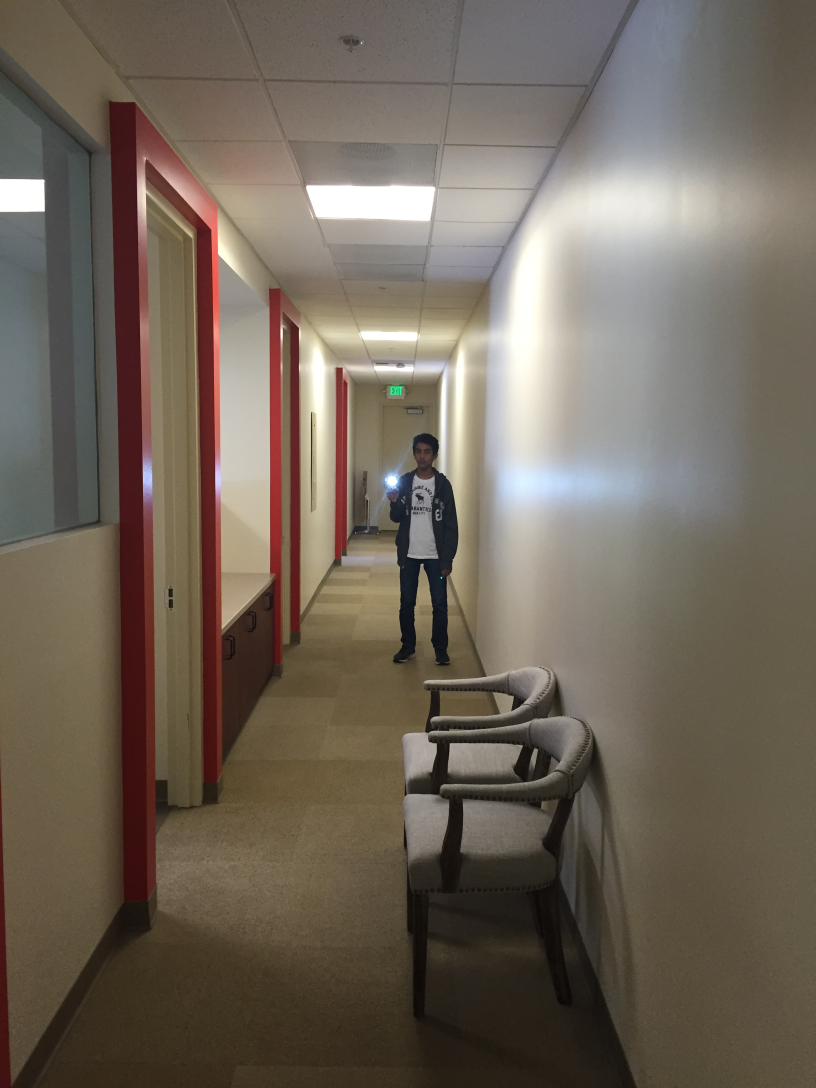
#> input picture Flash Processing/images/IMG_0716.JPG, 2448 x 3264 px, given in place of the camera (shown at 1/3 size)
$ python flash-detection.py   (Python 2 division)   (older library calls are emulated)
#> lines starting #> are read from the running program, lines starting #| are printed output that depends on the picture; after the words box and inside, x2 and y2 are one past the last pixel; in counts of white or black regions, pixels touching at a corner belong together
#> further down, frame is the input picture: shape (3264, 2448, 3); mean B, G, R 90.5, 102.5, 112.9
import argparse
import imutils
import numpy as np
import cv2

ap = argparse.ArgumentParser()
ap.add_argument("-i", "--image", required = False, default = "foo", help = "Path to the image to be processed")
ap.add_argument("-t", "--threshold", required = False, default = 230, help = "Threshold limit")
ap.add_argument("-s", "--scale", required = False, default = 1, help = "Image scale size")
ap.add_argument("-b", "--blur", required = False, default = 15, help = "Blur amount")
ap.add_argument("-r", "--rotate", required = False, default = 0, help = "Image rotation amount")
ap.add_argument("-v", "--video", required = False, default = False, help = "Passing in a video parameter")

args = vars(ap.parse_args())

kernel = np.ones((5,5),np.float32)/25

def getAverageBrightness(frame):
    val = cv2.mean(frame)
    return val


def performFilters(frame):

    frame = cv2.resize(frame, (0,0), fx=float(args["scale"]), fy=float(args["scale"]))

    # Grayscale and Blurring to eliminate
    gray = cv2.cvtColor(frame, cv2.COLOR_BGR2GRAY)
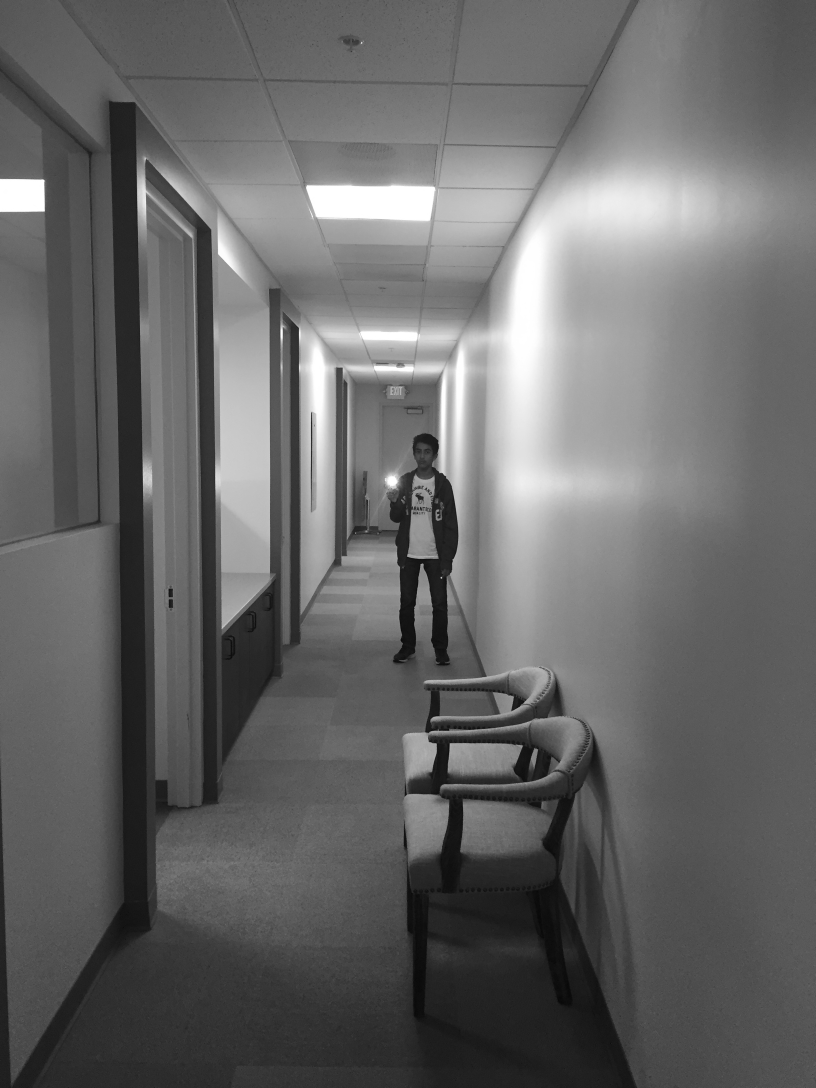
#> gray: shape (3264, 2448) (shown at 1/3 size); min 0, max 255, mean 104.3
    blurred = cv2.GaussianBlur(gray,(int(args["blur"]),int(args["blur"])),0)

    # Threshold Filters
    # avgBrightness = getAverageBrightness(blurred)
    (T, mask) = cv2.threshold(blurred, float(args["threshold"]), 255, cv2.THRESH_BINARY)
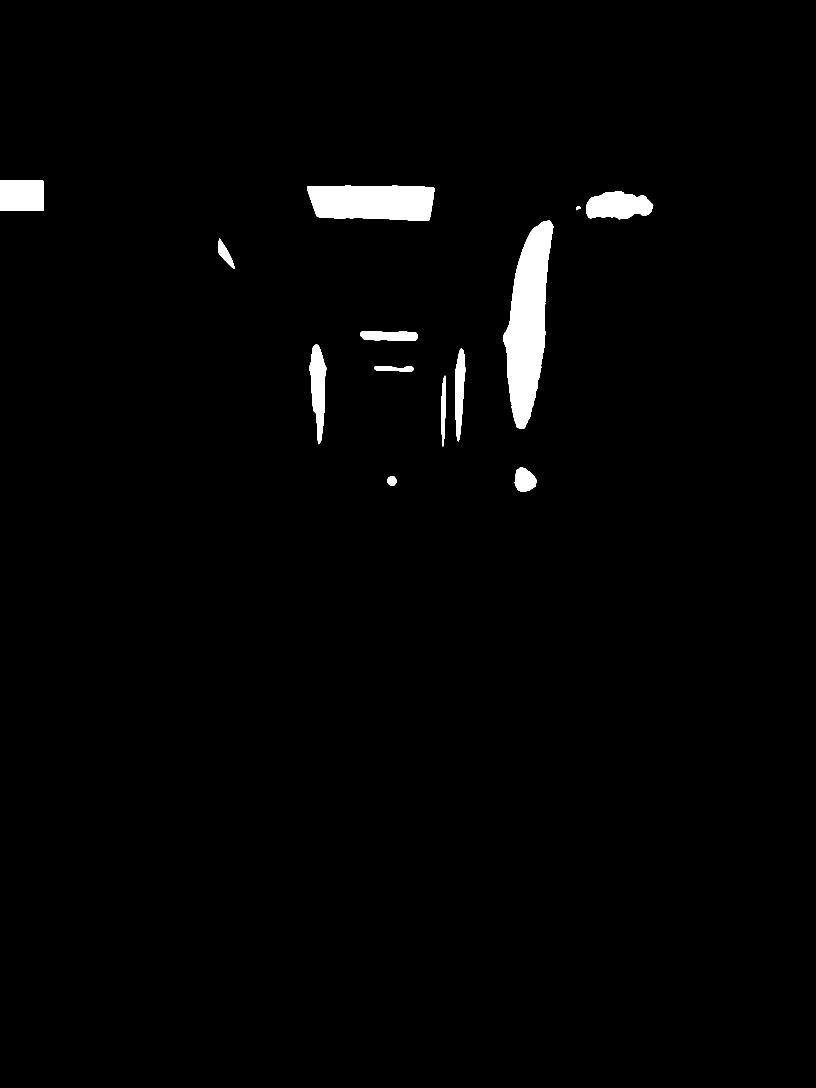
#> mask: shape (3264, 2448) (shown at 1/3 size); 1.8% white; 13 white regions, largest, box (x1, y1, x2, y2) and area: (1510, 662, 1660, 1287) 54520, (921, 557, 1304, 662) 35412, (1760, 574, 1960, 658) 12520
#> T = 230

    mask = cv2.dilate(mask,kernel,iterations = 1)
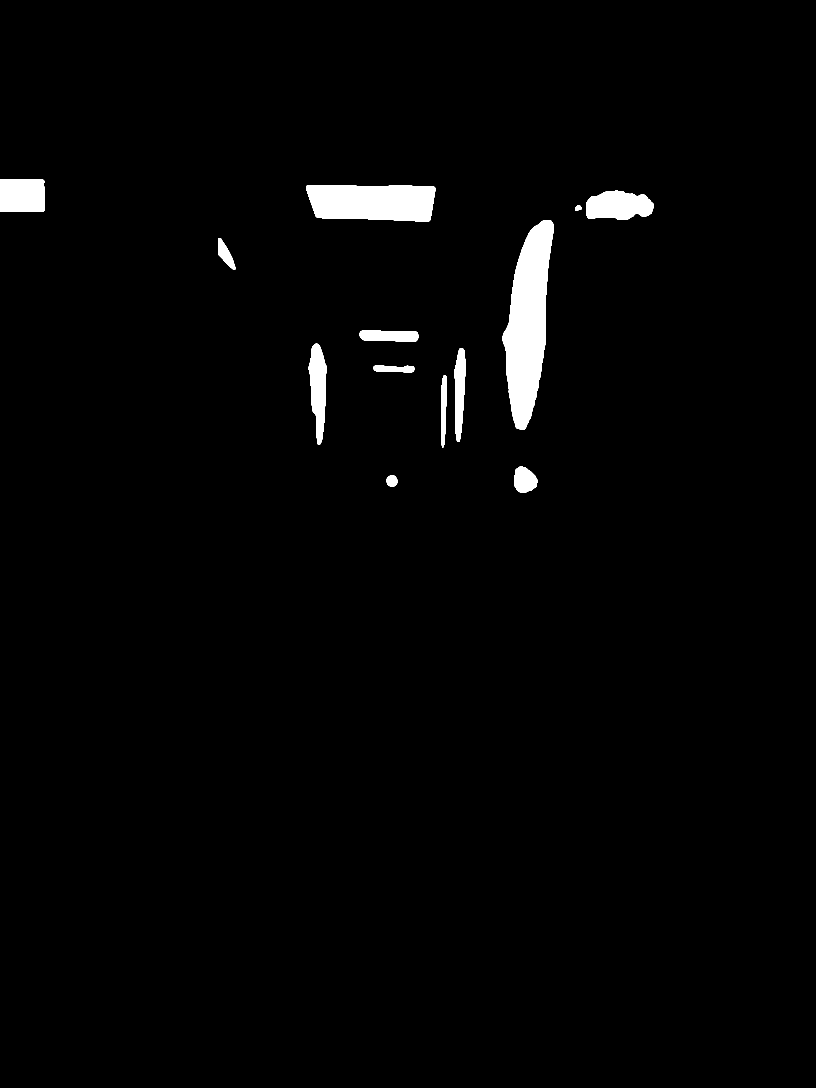
#> mask: shape (3264, 2448) (shown at 1/3 size); 2% white; 13 white regions


    ######### MEMORY INTENSIVE ALGORITHMS ########

    cnts = cv2.findContours(mask.copy(), cv2.RETR_EXTERNAL, cv2.CHAIN_APPROX_SIMPLE)
#> cnts = 13 contours; largest, box (x1, y1, x2, y2) and area: (1508, 660, 1662, 1289) 57018, (919, 555, 1306, 664) 36940, (1758, 572, 1962, 660) 13546, (0, 538, 134, 635) 12620, (926, 1031, 981, 1335) 10265
    for c in cnts[0]:
        peri = cv2.arcLength(c, True);
        approx = cv2.approxPolyDP(c, 0.01 * peri, True)
        M = cv2.moments(c)
        cX = 0
        cY = 0
        try:
            cX = int((M["m10"] / M["m00"]))
            cY = int((M["m01"] / M["m00"]))

            pixel = frame[cX, cY]
            print pixel
        except:
            None


        if len(approx) is 4:
            cv2.drawContours(frame, [c], -1, (0,255,0), 2)
            cv2.putText(frame, str(len(approx)), (cX, cY), cv2.FONT_HERSHEY_SIMPLEX, 0.5, (255, 255, 255), 2)
#> this loop made 13 passes
#> (peri, cX, cY, pixel) on passes 1 to 11: (107.8, 1175, 1442, [128, 151, 159]), (245.4, 1573, 1440, [105, 123, 130]), (450.5, 1330, 1227, [97, 116, 121]), (274.1, 1181, 1106, [80, 102, 114]), (596.4, 1378, 1173, [97, 115, 122]), (657.8, 954, 1164, [122, 150, 161]), (397.2, 1167, 1007, [121, 137, 173]), (237.3, 675, 762, [137, 161, 173]), (1415.6, 1583, 968, [147, 176, 185]), (58.63, 1734, 623, [27, 28, 86]), (538.4, 1854, 616, [19, 24, 73])
#> (peri, approx, cX, cY, pixel) on passes 12 to 13: (951.1, [[919, 559], [947, 649], [1287, 663], [1302, 560]], 1117, 606, [34, 34, 88]), (454.7, [[0, 538], [0, 634], [132, 632], [131, 540]], 65, 586, [78, 88, 98])
#| [128 151 159]
#| [105 123 130]
#| [ 97 116 121]
#| [ 80 102 114]
#| [ 97 115 122]
#| [122 150 161]
#| [121 137 173]
#| [137 161 173]
#> (further printed lines are left out)


    ###############################################

    filtered = {}
    filtered['binaryThresh'] = mask
    filtered['origFrame'] = frame

    return filtered


# frame display/saving

if args["image"] is "foo" or args["video"]:
    cap = None

    if args["video"]:
        cap = cv2.VideoCapture(args["image"])
    else:
        cap = cv2.VideoCapture(0)

    # [7 lines of commented-out code are left out]

    while(True):
        # Capture frame-by-frame
        ret, frame = cap.read()

        result = performFilters(frame)
#> result = 2 items
        cv2.imshow('BINARY_FILTER', result['binaryThresh'])
        cv2.imshow('ORIGINAL_FRAME', result['origFrame'])

        # out.write(result['toZeroInvThresh'])

        if cv2.waitKey(1) & 0xFF == ord('q'):
#> (key q is pressed here)
            break

else:
    result = performFilters(cv2.resize(cv2.imread(args["image"]), (0,0), fx=float(args["scale"]), fy=float(args["scale"])))

    cv2.imshow('BINARY_FILTER', result['binaryThresh'])
    cv2.imshow('ORIGINAL_FRAME', result['origFrame'])

    cv2.waitKey(0)


cap.release()
# out.release()
cv2.destroyAllWindows()

$ run again, on Flash Processing/images/IMG_0718.JPG
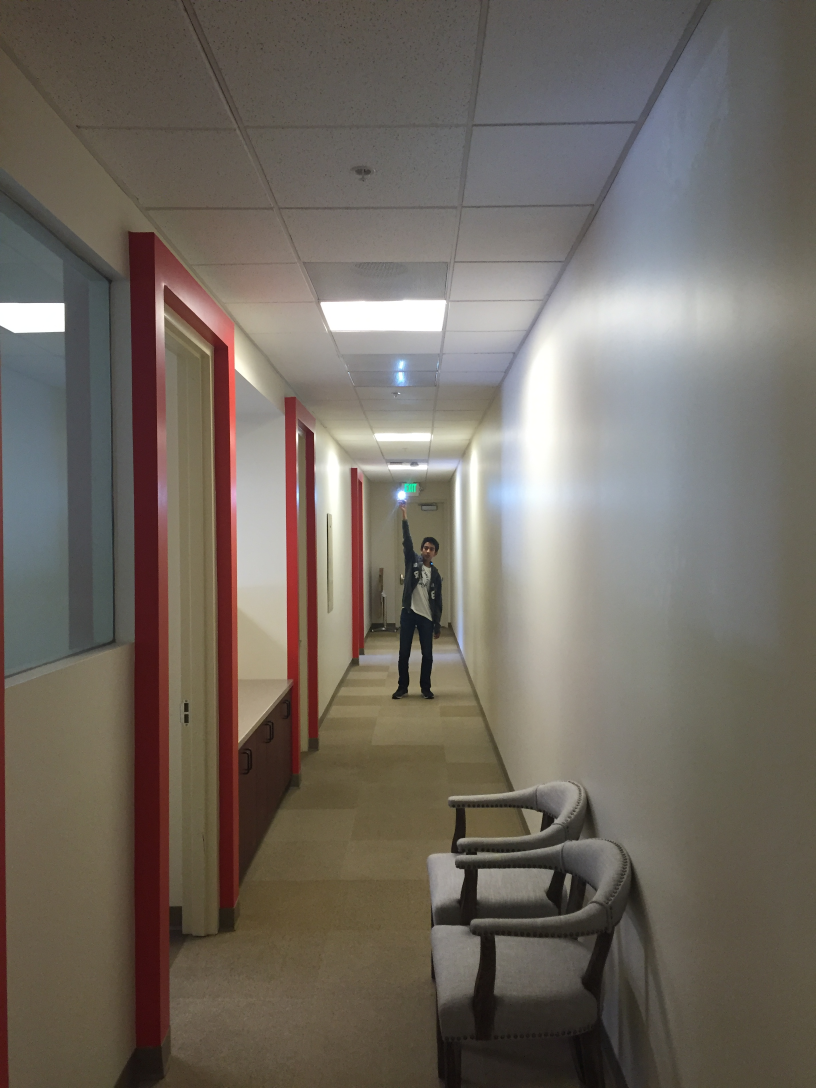
#> input picture Flash Processing/images/IMG_0718.JPG, 2448 x 3264 px, given in place of the camera (shown at 1/3 size)
#> frame is the input picture: shape (3264, 2448, 3); mean B, G, R 97.4, 105.9, 113.3
#> in performFilters, `(T, mask) = cv2.threshold(blurred, float(args["threshold"]), 255, cv2...`:
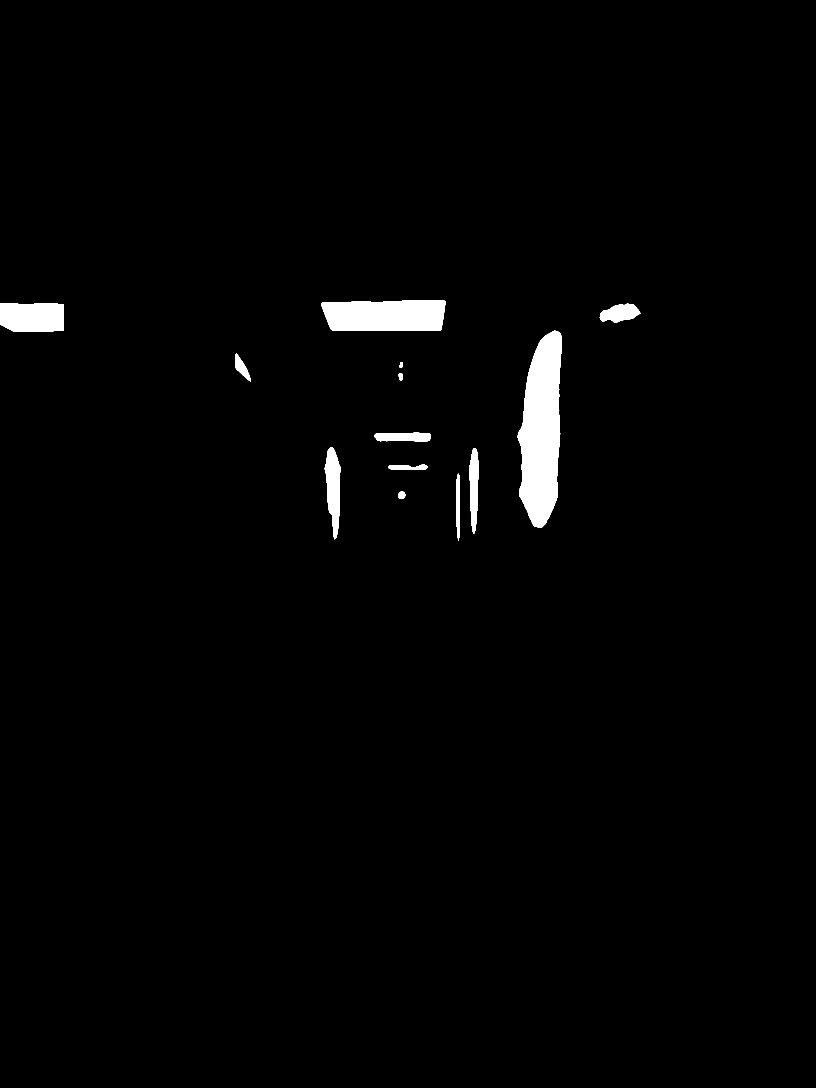
#> mask: shape (3264, 2448) (shown at 1/3 size); 1.6% white; 13 white regions, largest, box (x1, y1, x2, y2) and area: (1553, 992, 1686, 1584) 56093, (964, 900, 1337, 993) 31198, (0, 911, 192, 996) 15498
#> T = 230
#> in performFilters, `mask = cv2.dilate(mask,kernel,iterations = 1)`:
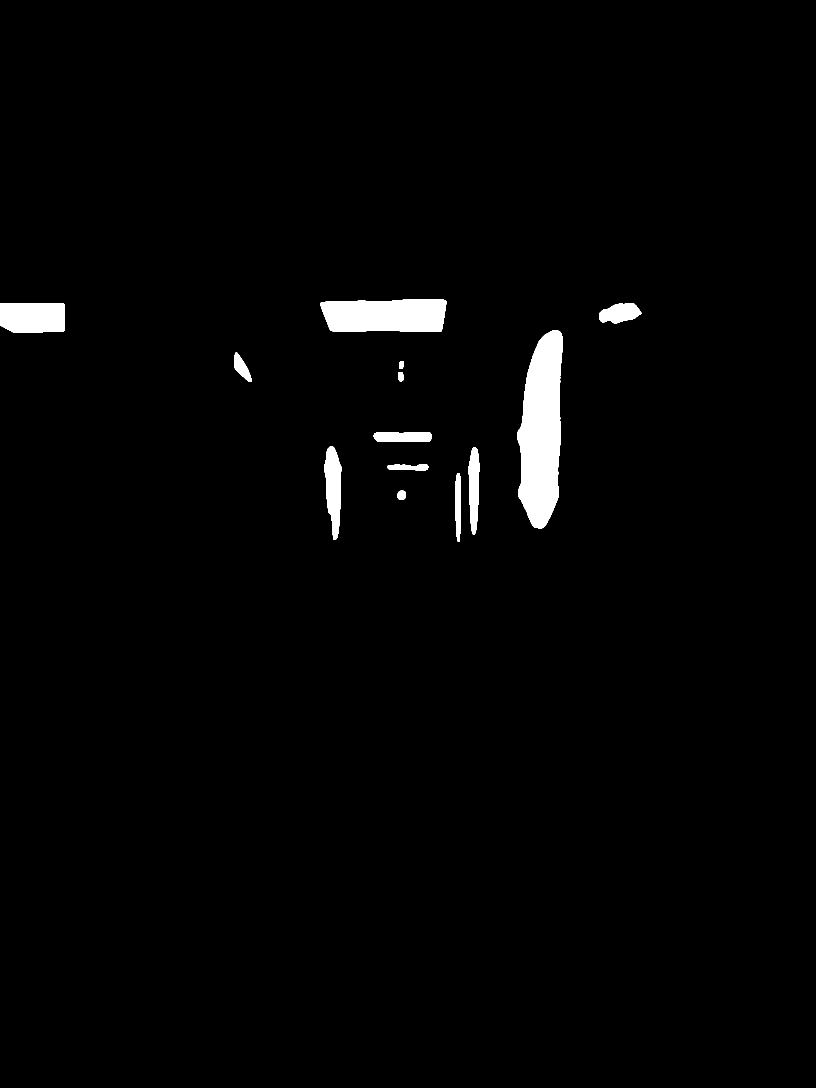
#> mask: shape (3264, 2448) (shown at 1/3 size); 1.8% white; 13 white regions
#> cnts = 13 contours; largest, box (x1, y1, x2, y2) and area: (1551, 990, 1688, 1586) 58496, (962, 898, 1339, 995) 32656, (0, 909, 194, 998) 16224, (972, 1339, 1024, 1620) 9363, (1406, 1342, 1439, 1603) 6077
#> the loop in performFilters, `for c in cnts[0]:` made 13 passes
#> (peri, cX, cY, pixel) on passes 1 to 8: (88.53, 1204, 1485, [97, 113, 119]), (427.7, 1373, 1517, [210, 194, 187]), (271.3, 1224, 1401, [110, 126, 133]), (553.5, 1421, 1463, [175, 181, 180]), (611.3, 999, 1463, [194, 193, 195]), (389.2, 1209, 1310, [119, 128, 132]), (75.21, 1201, 1129, [119, 125, 130]), (62.14, 1203, 1094, [117, 125, 132])
#> (printed output is left out)
#> result = 2 items
